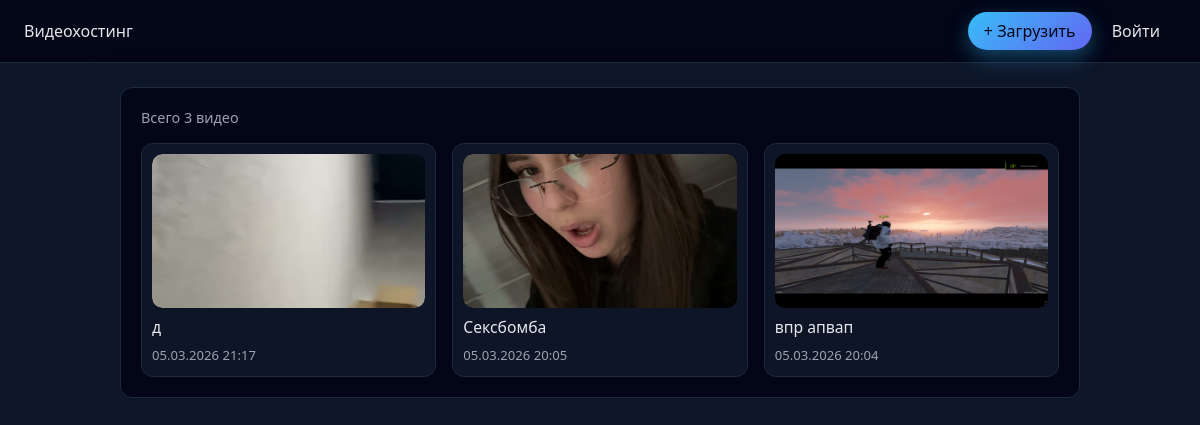
The page / on the database its author committed.
### models.py (models this page shows)
class Video(db.Model):
    __tablename__ = "videos"
    id = db.Column(db.Integer, primary_key=True)
    user_id = db.Column(db.Integer, db.ForeignKey("users.id"), nullable=True)
    title = db.Column(db.String(255), nullable=False)
    filename = db.Column(db.String(255), nullable=False, unique=True)
    thumbnail_filename = db.Column(db.String(255), nullable=True)
    created_at = db.Column(db.DateTime, default=datetime.utcnow, nullable=False)
    likes = db.Column(db.Integer, default=0, nullable=False)
    dislikes = db.Column(db.Integer, default=0, nullable=False)
    is_approved = db.Column(db.Boolean, default=True, nullable=False)
    moderation_label = db.Column(db.String(64), nullable=True)
    moderation_score = db.Column(db.Float, nullable=True)
    author = db.relationship("User", back_populates="videos")
    reactions = db.relationship("VideoReaction", back_populates="video", lazy="dynamic")

### routes.py (the view)
@bp.route("/", endpoint="index")
def index():
    videos = Video.query.order_by(Video.created_at.desc()).all()
    return render_template("index.html", videos=videos)

### templates/index.html (shortened to what this page needs)
{% extends "base.html" %}  {% block content %}
<div class="card">
	<div
		style="
			display: flex;
			justify-content: space-between;
			align-items: center;
			margin-bottom: 16px;
		"
	>
		<div>
			<div class="muted">
				{% if videos %} Всего {{ videos|length }} видео {% else %} Пока нет ни
				одного видео — загрузите первое! {% endif %}
			</div>
		</div>
	</div>
	{% if videos %}
	<div class="grid">
		{% for video in videos %}
		<a
			href="{{ url_for('main.video_detail', video_id=video.id) }}"
			style="text-decoration: none; color: inherit"
		>
			<div class="video-card" data-video-id="{{ video.id }}">
				<div class="video-thumb-wrapper">
					<img
						class="video-thumb-image"
						src="{% if video.thumbnail_filename %}{{ url_for('main.uploaded_file', filename=video.thumbnail_filename) }}{% else %}{{ url_for('main.uploaded_file', filename=video.filename) }}{% endif %}"
						alt="{{ video.title }}"
					/>
				</div>
				<div class="video-title">{{ video.title }}</div>
				<div class="video-meta">
					<span>{{ video.created_at.strftime("%d.%m.%Y %H:%M") }}</span>
				</div>
			</div>
		</a>
		{% endfor %}
	</div>
	{% endif %}
</div>
{% endblock %}

### templates/base.html (shortened to what this page needs)
<!DOCTYPE html>
<html lang="ru">
	<head>
	</head>
	<body>
		<header>
			<div>
				<a href="{{ url_for('main.index') }}">Видеохостинг</a>
			</div>
			<div>
				<a class="btn" href="{{ url_for('main.upload') }}">+ Загрузить</a>
				{% if current_user.is_authenticated %}
				<a href="{{ url_for('main.profile', username=current_user.username) }}"
					>{{ current_user.username }}</a
				>
				<a href="{{ url_for('auth.logout') }}">Выйти</a>
				{% else %}
				<a href="{{ url_for('auth.login') }}">Войти</a>
				{% endif %}
			</div>
		</header>
		<main class="container">{% block content %}{% endblock %}</main>
	</body>
</html>

### templates/base.html (style rules this page uses)
body { font-family: system-ui, -apple-system, BlinkMacSystemFont, "Segoe UI", sans-serif; margin: 0; padding: 0; background: #0f172a; color: #e5e7eb; }
header { background: #020617; border-bottom: 1px solid #1e293b; padding: 12px 24px; display: flex; align-items: center; justify-content: space-between; }
header a { color: #e5e7eb; text-decoration: none; margin-right: 16px; font-weight: 500; }
.container { max-width: 960px; margin: 0 auto; padding: 24px 16px 40px; }
.card { background: #020617; border-radius: 12px; border: 1px solid #1e293b; padding: 20px; box-shadow: 0 18px 45px rgba(15, 23, 42, 0.7); }
.grid { display: grid; grid-template-columns: repeat(auto-fill, minmax(240px, 1fr)); gap: 16px; }
.btn { display: inline-flex; align-items: center; justify-content: center; padding: 8px 16px; border-radius: 999px; border: none; cursor: pointer; font-weight: 500; background: linear-gradient(135deg, #38bdf8, #6366f1); color: #020617; text-decoration: none; transition: transform 0.08s ease, box-shadow 0.08s ease; box-shadow: 0 8px 20px rgba(56, 189, 248, 0.35); }
.muted { color: #9ca3af; font-size: 0.9rem; }
.video-card { background: rgba(15, 23, 42, 0.9); border-radius: 12px; border: 1px solid #1e293b; padding: 10px 10px 12px; display: flex; flex-direction: column; gap: 8px; cursor: pointer; transition: transform 0.08s ease, box-shadow 0.08s ease, border-color 0.08s ease; }
.video-thumb-wrapper { position: relative; width: 100%; overflow: hidden; border-radius: 10px; background: #020617; aspect-ratio: 16 / 9; }
.video-thumb-image, .video-thumb-preview { position: absolute; inset: 0; width: 100%; height: 100%; object-fit: cover; border-radius: 10px; }
.video-title { font-weight: 500; font-size: 0.98rem; }
.video-meta { display: flex; justify-content: space-between; align-items: center; font-size: 0.82rem; color: #9ca3af; }

### rows shown on the page
Video: thumbnail_filename (picture), title "д", created_at "05.03.2026 21:17"
Video: thumbnail_filename (picture), title "Сексбомба", created_at "05.03.2026 20:05"
Video: thumbnail_filename (picture), title "впр апвап", created_at "05.03.2026 20:04"

### other values the page prints
{{ videos|length }} "3"
